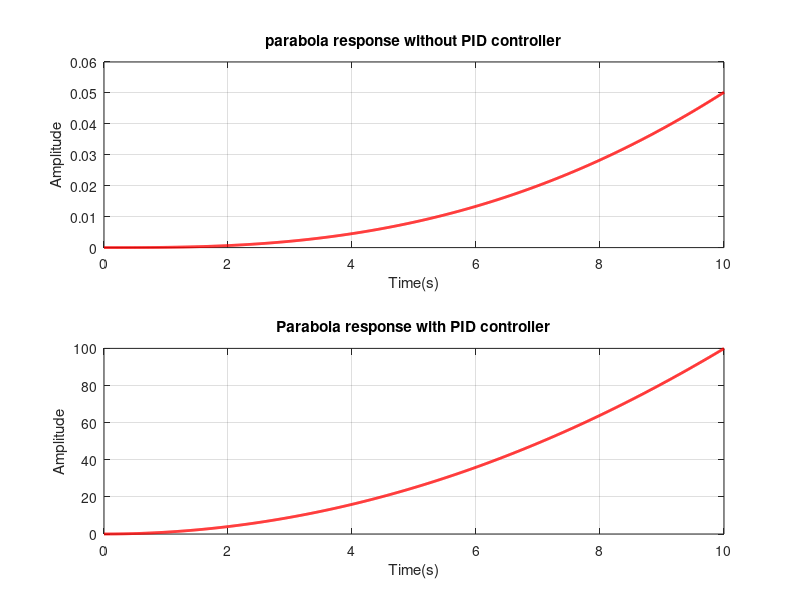

Write MATLAB code to recreate this figure.
clc
clear 
close all

% e. Design a PID controller and show the response of the system using PID
% controller. compare the result obtained in part d and e.

% Transfer function of the system
num=[0.0003 0.0001242 0.000002364];
denum=[1 0.849 0.1274 0.0005188];
G=tf(num,denum);

% Design PID controller
kp=2122337.98335;
ki=0;
kd=0;
pid_controller=pid(kp,ki,kd);


% Response to parabola signal without PID controller
t = 0:0.01:10;
parabola_signal = t.^2;
feedback_system=feedback(G,1);
[Y_parabola, T_parabola] = lsim(feedback_system, parabola_signal, t);



% Response to parabola signal with PID controller
pid_controlled_feedback_system=feedback(pid_controller*G,1);
[Y_parabola_pid, T_parabola_pid] = lsim(pid_controlled_feedback_system, parabola_signal, t);

% Plot responses
figure
subplot(2,1,1);
plot(T_parabola, Y_parabola, 'r', 'LineWidth', 2);
title('parabola response without PID controller');
xlabel('Time(s)');
ylabel('Amplitude');
grid on

subplot(2,1,2);
plot(T_parabola_pid, Y_parabola_pid, 'r', 'LineWidth', 2);
title('Parabola response with PID controller');
xlabel('Time(s)');
ylabel('Amplitude');
grid on
